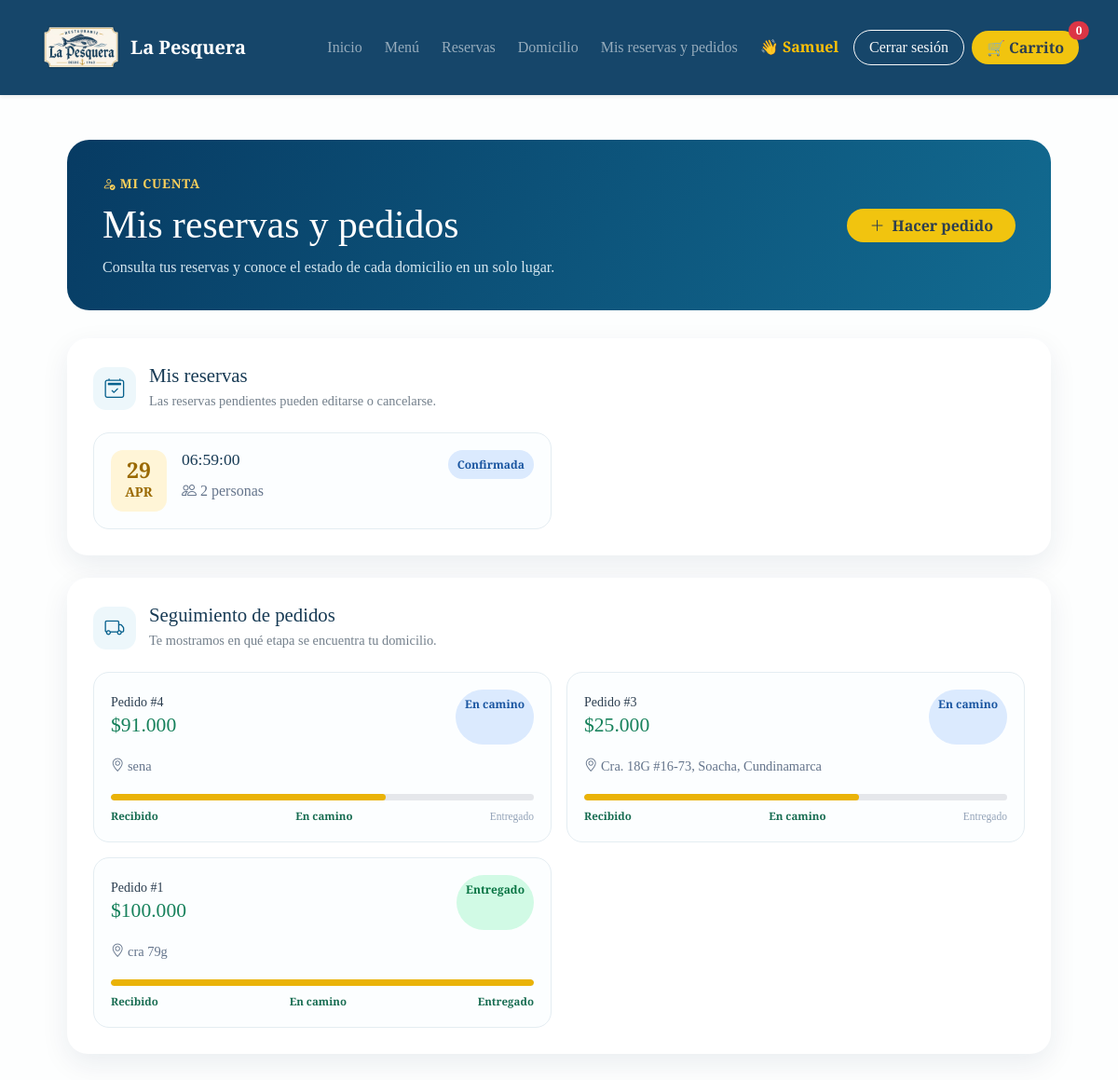
Page /paginas/mis_reservas.php (signed in) on the committed database.
### tables this page shows
CREATE TABLE `reservas` (
  `id` int(11) NOT NULL AUTO_INCREMENT,
  `usuario_id` int(11) DEFAULT NULL,
  `fecha` date DEFAULT NULL,
  `hora` time DEFAULT NULL,
  `personas` int(11) DEFAULT NULL,
  `estado` varchar(50) DEFAULT NULL,
  `nombre` varchar(100) DEFAULT NULL,
  `telefono` varchar(20) DEFAULT NULL,
  `observaciones` text DEFAULT NULL,
  PRIMARY KEY (`id`),
  KEY `usuario_id` (`usuario_id`),
  CONSTRAINT `reservas_ibfk_1` FOREIGN KEY (`usuario_id`) REFERENCES `usuarios` (`id`)
);

CREATE TABLE `domicilios` (
  `id` int(11) NOT NULL AUTO_INCREMENT,
  `pedido_id` int(11) NOT NULL,
  `direccion` text NOT NULL,
  `estado` varchar(50) DEFAULT 'pendiente',
  `repartidor` varchar(100) DEFAULT NULL,
  `telefono` varchar(20) DEFAULT NULL,
  PRIMARY KEY (`id`),
  KEY `fk_domicilio_pedido` (`pedido_id`),
  CONSTRAINT `fk_domicilio_pedido` FOREIGN KEY (`pedido_id`) REFERENCES `pedidos` (`id`) ON DELETE CASCADE
);

CREATE TABLE `pedidos` (
  `id` int(11) NOT NULL AUTO_INCREMENT,
  `usuario_id` int(11) NOT NULL,
  `productos` text NOT NULL,
  `total` int(11) NOT NULL,
  `fecha` datetime DEFAULT current_timestamp(),
  PRIMARY KEY (`id`)
);

### paginas/mis_reservas.php (the view, shortened to what this page needs)
<?php
require_once('../php/configuracion/auth.php'); require_once('../php/modelo/conexion.php');
$uid=(int)$_SESSION['id'];
$q=$conexion->prepare('SELECT * FROM reservas WHERE usuario_id=? ORDER BY fecha DESC, hora DESC'); $q->bind_param('i',$uid); $q->execute(); $reservas=$q->get_result();
$q=$conexion->prepare('SELECT p.*,d.estado AS estado_domicilio,d.direccion FROM pedidos p LEFT JOIN domicilios d ON d.pedido_id=p.id WHERE p.usuario_id=? ORDER BY p.id DESC'); $q->bind_param('i',$uid); $q->execute(); $pedidos=$q->get_result();
function estadoClase($estado){ return 'estado-'.str_replace(' ','-',strtolower($estado ?: 'pendiente')); }
function progreso($estado){ return $estado==='entregado'?100:($estado==='en camino'?65:25); }
?>
<!doctype html><html lang="es"><head><meta charset="utf-8"><meta name="viewport" content="width=device-width,initial-scale=1"><title>Mis reservas y pedidos | La Pesquera</title><link href="https://cdn.jsdelivr.net/npm/bootstrap@5.3.3/dist/css/bootstrap.min.css" rel="stylesheet"><link rel="stylesheet" href="https://cdn.jsdelivr.net/npm/bootstrap-icons@1.11.3/font/bootstrap-icons.min.css"><link rel="stylesheet" href="../css/inicio.css"><link rel="stylesheet" href="../css/alerts.css"><link rel="stylesheet" href="../css/mis_reservas.css"></head><body>
<?php include('../includes/navbar.php'); require_once('../includes/flash.php'); flash_render(); ?>
<main class="mis-cuenta container py-5"><header class="mis-hero"><div><span class="mis-eyebrow"><i class="bi bi-person-check"></i> Mi cuenta</span><h1>Mis reservas y pedidos</h1><p>Consulta tus reservas y conoce el estado de cada domicilio en un solo lugar.</p></div><a href="menu.php" class="btn btn-warning rounded-pill px-4"><i class="bi bi-plus-lg me-1"></i> Hacer pedido</a></header>
<section class="mis-section"><div class="mis-section-title"><span><i class="bi bi-calendar2-check"></i></span><div><h2>Mis reservas</h2><p>Las reservas pendientes pueden editarse o cancelarse.</p></div></div><?php if(!$reservas->num_rows): ?><div class="mis-empty"><i class="bi bi-calendar-x"></i><p>No tienes reservas todavía.</p><a href="reservas.php" class="btn btn-outline-primary rounded-pill">Reservar una mesa</a></div><?php else: ?><div class="row g-3"><?php while($r=$reservas->fetch_assoc()): ?><div class="col-lg-6"><article class="reserva-card"><div class="reserva-date"><span><?=date('d',strtotime($r['fecha']))?></span><small><?=strtoupper(date('M',strtotime($r['fecha'])))?></small></div><div class="flex-grow-1"><div class="d-flex justify-content-between gap-2 align-items-start"><h3><?=htmlspecialchars($r['hora'])?></h3><span class="estado <?=estadoClase($r['estado'])?>"><?=htmlspecialchars(ucfirst($r['estado']))?></span></div><p><i class="bi bi-people"></i> <?=$r['personas']?> personas</p></div></article></div><?php endwhile; ?></div><?php endif; ?></section>
<section class="mis-section"><div class="mis-section-title"><span><i class="bi bi-truck"></i></span><div><h2>Seguimiento de pedidos</h2><p>Te mostramos en qué etapa se encuentra tu domicilio.</p></div></div><?php if(!$pedidos->num_rows): ?><div class="mis-empty"><i class="bi bi-bag-x"></i><p>Aún no has realizado pedidos.</p></div><?php else: ?><div class="row g-3"><?php while($p=$pedidos->fetch_assoc()): $estado=$p['estado_domicilio']?:'pendiente'; ?><div class="col-lg-6"><article class="pedido-card"><div class="d-flex justify-content-between"><div><small>Pedido #<?=$p['id']?></small><h3>$<?=number_format((float)$p['total'],0,',','.')?></h3></div><span class="estado <?=estadoClase($estado)?>"><?=htmlspecialchars(ucfirst($estado))?></span></div><p class="pedido-address"><i class="bi bi-geo-alt"></i> <?=htmlspecialchars($p['direccion']?:'Dirección pendiente')?></p><div class="tracking"><div class="tracking-line"><span style="width:<?=progreso($estado)?>%"></span></div><div class="tracking-steps"><span class="active">Recibido</span><span class="<?=progreso($estado)>=65?'active':''?>">En camino</span><span class="<?=progreso($estado)>=100?'active':''?>">Entregado</span></div></div></article></div><?php endwhile; ?></div><?php endif; ?></section></main><script src="https://cdn.jsdelivr.net/npm/bootstrap@5.3.3/dist/js/bootstrap.bundle.min.js"></script></body></html>

### includes/navbar.php (shortened to what this page needs)
<nav class="navbar navbar-expand-lg navbar-dark shadow-sm py-3">
  <div class="container">
    <a
      class="navbar-brand d-flex align-items-center gap-2 fw-bold"
      href="/version_final/index.php">
      <img
        src="/version_final/imagenes/logo.png"
        alt="Logo"
        height="60">
      <span class="logo-text">
        La Pesquera
      </span>
    </a>
    <div
      class="collapse navbar-collapse"
      id="navbarPesquera">
      <ul class="navbar-nav ms-auto align-items-lg-center gap-lg-2">
        <li class="nav-item">
          <a
            class="nav-link"
            href="/version_final/index.php">
            Inicio
          </a>
        </li>
        <li class="nav-item">
          <a
            class="nav-link"
            href="/version_final/paginas/menu.php">
            Menú
          </a>
        </li>
        <li class="nav-item">
          <a
            class="nav-link"
            href="/version_final/paginas/reservas.php">
            Reservas
          </a>
        </li>
        <li class="nav-item">
          <a
            class="nav-link"
            href="/version_final/paginas/domicilio.php">
            Domicilio
          </a>
        </li>
        <?php if (isset($_SESSION['usuario'])): ?>
          <li class="nav-item"><a class="nav-link" href="/version_final/paginas/mis_reservas.php">Mis reservas y pedidos</a></li>
        <?php endif; ?>
        <?php if (isset($_SESSION['usuario'])): ?>
          <li class="nav-item">
            <span class="nav-link text-warning fw-bold">
              👋 <?php echo $_SESSION['usuario']; ?>
            </span>
          </li>
          <li class="nav-item">
            <a
              class="btn btn-outline-light rounded-pill px-3"
              href="/version_final/php/modelo/loghout.php">
              Cerrar sesión
            </a>
          </li>
        <?php endif; ?>
        <li class="nav-item">
          <a
            href="/version_final/paginas/carrito.php"
            class="btn btn-warning rounded-pill position-relative px-3 fw-bold">
            🛒 Carrito
            <span
              id="contador-carrito"
              class="position-absolute top-0 start-100 translate-middle badge rounded-pill bg-danger">
              0
            </span>
          </a>
        </li>
      </ul>
    </div>
  </div>
</nav>

### css/inicio.css (style rules this page uses)
:root { --azul: #0A3D62; --amarillo: #F1C40F; --blanco: #FDFEFE; --gris: #2C3E50; --radius: 10px; --transition: 0.3s ease; }
* { margin: 0; padding: 0; box-sizing: border-box; }
body, button, input, select, textarea { font-family: 'Cinzel', serif; background: var(--blanco); color: var(--gris); line-height: 1.6; }
h1, h2, .logo { font-family: 'Cinzel', cursive; }
.navbar { background: rgba(10, 61, 98, 0.95); backdrop-filter: blur(10px); padding: 20px 0; position: sticky; top: 0; z-index: 1000; box-shadow: 0 4px 15px rgba(0,0,0,0.2); }
.btn-warning { background: var(--amarillo); border: none; color: var(--gris); font-weight: bold; border-radius: var(--radius); transition: var(--transition); }

### css/mis_reservas.css (style rules this page uses)
.mis-cuenta { max-width:1080px }
.mis-hero { background:linear-gradient(120deg,#073b63,#126b91);border-radius:24px;color:#fff;padding:34px 38px;margin-bottom:30px;display:flex;justify-content:space-between;gap:20px;align-items:center }
.mis-eyebrow { color:#ffd15b;font-weight:700;font-size:.85rem;text-transform:uppercase;letter-spacing:.06em }
.mis-hero h1 { font-size:clamp(1.8rem,4vw,2.6rem);margin:7px 0 }
.mis-hero p { margin:0;color:#d5e7f0 }
.mis-section { background:#fff;border-radius:22px;padding:28px;margin-bottom:24px;box-shadow:0 10px 30px rgba(9,44,72,.08) }
.mis-section-title { display:flex;align-items:center;gap:14px;margin-bottom:22px }
.mis-section-title>span { display:grid;place-items:center;width:46px;height:46px;border-radius:14px;background:#edf7fb;color:#08618d;font-size:1.3rem }
.mis-section-title h2 { margin:0;font-size:1.3rem;color:#173a54 }
.mis-section-title p { margin:3px 0 0;color:#74808c;font-size:.9rem }
.reserva-card,.pedido-card { height:100%;border:1px solid #e4edf2;border-radius:17px;padding:18px;display:flex;gap:16px;background:#fcfeff }
.reserva-date { border-radius:13px;min-width:60px;height:66px;background:#fff5d7;color:#9a6900;display:flex;flex-direction:column;align-items:center;justify-content:center }
.reserva-date span { font-size:1.45rem;font-weight:800;line-height:1 }
.reserva-date small { font-weight:700 }
.reserva-card h3,.pedido-card h3 { font-size:1.1rem;margin:0 0 7px;color:#173a54 }
.reserva-card p,.pedido-address { margin:0;color:#64748b }
.estado { font-size:.75rem;font-weight:800;padding:6px 10px;border-radius:999px;white-space:nowrap }
.estado-confirmada,.estado-en-camino { background:#dbeafe;color:#1955a0 }
.estado-entregado { background:#d1fae5;color:#087443 }
.pedido-card { display:block }
.pedido-card h3 { font-size:1.35rem;color:#16815b }
.pedido-address { font-size:.9rem;margin:12px 0 18px }
.tracking-line { height:7px;background:#e5e7eb;border-radius:99px;overflow:hidden }
.tracking-line span { display:block;height:100%;background:#eab308;border-radius:99px }
.tracking-steps { display:flex;justify-content:space-between;margin-top:8px;font-size:.72rem;color:#94a3b8 }
.tracking-steps .active { color:#176c51;font-weight:800 }

### rows in the picture
reservas: fecha "29", fecha "APR", hora "06:59:00", estado "Confirmada", personas "2"
domicilios: pedido "4", pedido.total "91.000", estado "En camino", direccion "sena"
domicilios: pedido "3", pedido.total "25.000", estado "En camino", direccion "Cra. 18G #16-73, Soacha, Cundinamarca"
domicilios: pedido "1", pedido.total "100.000", estado "Entregado", direccion "cra 79g"

### other values in the picture
$_SESSION['usuario'] "Samuel"
